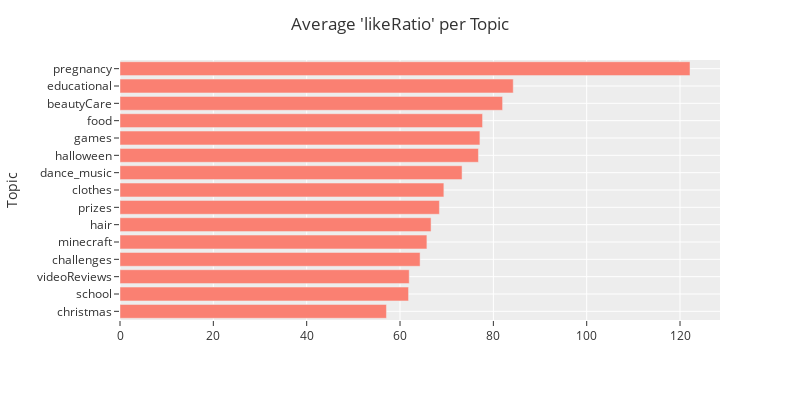

The notebook cell this image was saved under:
### Code cell
column = 'likeRatio'
# plt.figure(figsize=(8,6))
# likeRatio_df.groupby('topic')[column].mean().sort_values().plot(kind='barh', color='#d14949')
# plt.title(f"Average '{column}' per Topic")
# plt.ylabel('Topic', fontsize=12)
# plt.grid(color='#948789', linestyle='-.', linewidth=0.1);

fig = px.bar(likeRatio_df.groupby('topic')[column].mean().sort_values(), orientation='h')
fig.update_layout(hovermode='closest', title_text=f"Average '{column}' per Topic", \
                  barmode='stack', yaxis={'categoryorder':'total ascending'}, width=800, height=400, template='ggplot2')
fig.update_traces(marker_color='#fa8072')
fig.update_layout(showlegend=False)
fig.update_xaxes(title_text="")
fig.update_yaxes(title='Topic')
fig.show()

### Figure 1 — Plotly figure (JSON) as saved in the notebook; plotly's stock layout.template omitted (floating-point values rounded to 4 significant figures)
{"data": [{"alignmentgroup": "True", "hovertemplate": "variable=likeRatio<br>value=%{x}<br>topic=%{y}<extra></extra>", "legendgroup": "likeRatio", "marker": {"color": "#fa8072", "pattern": {"shape": ""}}, "name": "likeRatio", "offsetgroup": "likeRatio", "orientation": "h", "showlegend": true, "textposition": "auto", "type": "bar", "x": [57.09, 61.83, 61.97, 64.3, 65.76, 66.65, 68.44, 69.4, 73.29, 76.8, 77.12, 77.69, 81.97, 84.26, 122.1], "xaxis": "x", "y": ["christmas", "school", "videoReviews", "challenges", "minecraft", "hair", "prizes", "clothes", "dance_music", "halloween", "games", "food", "beautyCare", "educational", "pregnancy"], "yaxis": "y"}], "layout": {"barmode": "stack", "height": 400, "hovermode": "closest", "legend": {"title": {"text": "variable"}, "tracegroupgap": 0}, "margin": {"t": 60}, "showlegend": false, "title": {"text": "Average 'likeRatio' per Topic"}, "width": 800, "xaxis": {"anchor": "y", "autorange": true, "domain": [0, 1], "range": [0, 128.6], "title": {"text": ""}, "type": "linear"}, "yaxis": {"anchor": "x", "autorange": true, "categoryorder": "total ascending", "domain": [0, 1], "range": [-0.5, 14.5], "title": {"text": "Topic"}, "type": "category"}}}
